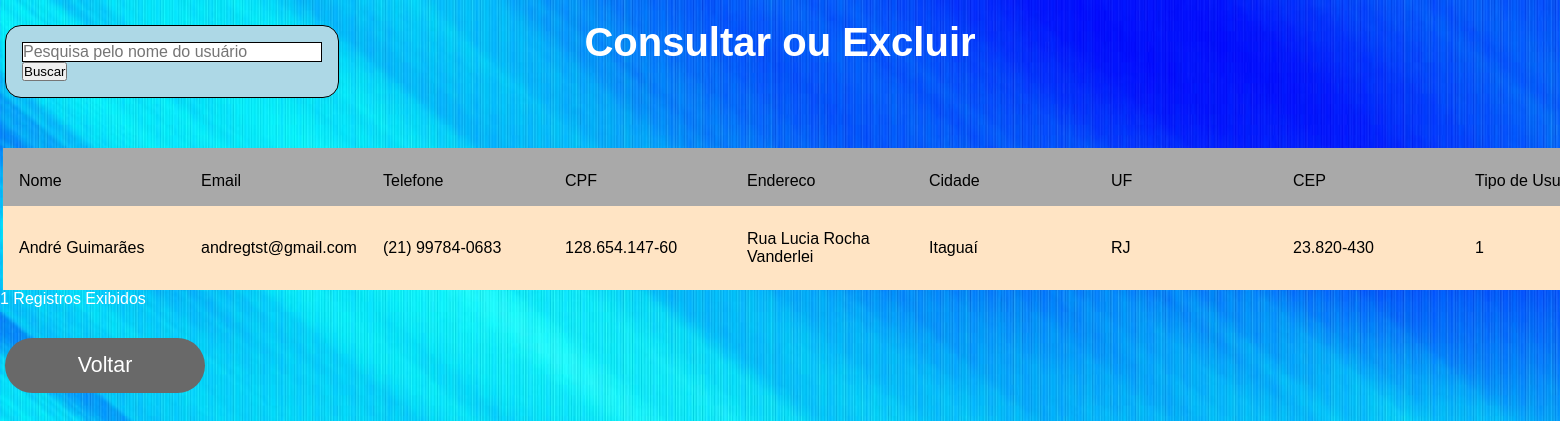
Page /usuario/pesquisarUsuario.php (signed in) on the committed database.
### tables this page shows
CREATE TABLE `usuarios` (
  `idUsuario` int(11) NOT NULL AUTO_INCREMENT,
  `email` varchar(100) DEFAULT NULL,
  `senha` varchar(100) DEFAULT NULL,
  `nome` varchar(100) DEFAULT NULL,
  `telefone` varchar(30) DEFAULT NULL,
  `cpf` varchar(14) DEFAULT NULL,
  `endereco` varchar(100) DEFAULT NULL,
  `cidade` varchar(30) DEFAULT NULL,
  `uf` varchar(2) DEFAULT NULL,
  `cep` varchar(14) DEFAULT NULL,
  `adm` int(1) DEFAULT NULL,
  PRIMARY KEY (`idUsuario`)
);

### usuario/pesquisarUsuario.php (the view, shortened to what this page needs)
<?php
    if(isset($_SESSION["usuario"]) && is_array($_SESSION["usuario"])){
        $nome = $_SESSION["usuario"][0];
    }else{
        echo "<script>window.location = '../index.php'</script>";
    }
?>
<link rel="stylesheet" href="../estilos.css">
<h2 id="consulta">Consultar ou Excluir</h2>
<form method="post" id="botao-pesquisa" action="pesquisarUsuario.php">
     <input type="search" name="busca" placeholder="Pesquisa pelo nome do usuário" autofocus="true"/>
    <button type="submit">Buscar</button>
</form>
<?php
include_once "../conexao.php";
   try{
  $consulta = $conectar->query("SELECT idUsuario, nome, email, telefone, cpf, endereco, cidade, uf, cep, adm FROM usuarios WHERE nome like '$nome%'");
echo "<table id=tituloEditar><tr><td>Nome</td><td>Email</td><td>Telefone</td><td>CPF</td><td>Endereco</td><td>Cidade</td><td>UF</td><td>CEP</td><td>Tipo de Usuário</td><td>Ações</td></tr> </table>";
    while($linha = $consulta->fetch(PDO::FETCH_ASSOC)) {
         echo "<table id=corpoEditar><tr><td>$linha[nome]</td><td>$linha[email]</td><td>$linha[telefone]</td><td>$linha[cpf]</td><td>$linha[endereco]</td><td>$linha[cidade]</td><td>$linha[uf]</td><td>$linha[cep]</td><td>$linha[adm]</td><td><button id=botaoExcluir><a href='excluirUsuario.php?idUsuario=$linha[idUsuario]'>Excluir</a></button></td></tr>";
    }
    echo "</table>";
    echo $consulta->rowCount() . " Registros Exibidos" . "<br>";
}catch(PDOException $e){
    echo $e->getMessage();
}
?>
 <button class="threed" id="botaoVoltarPesquisa"><a href="../telaInicial.php">Voltar</a> </button>

### estilos.css (style rules this page uses)
* { margin: 0px; padding: 0px; }
h2 { text-align: center; margin-top: -20px; font-size: 40px; }
a { color: white; text-decoration: none; text-align: center; display: block; }
form#botao-pesquisa { margin-top: 100px; display: inline-block; padding: 20px; margin-bottom: 20px; margin-left: 5px; width: 500px; background-color: #ADD8E6; padding: 1em; border: 1px solid #CCC; border-radius: 1em; overflow: hidden; border-color: #000; font-family: sans-serif; cursor: pointer; }
input, select { font: 1em sans-serif; width: 300px; -moz-box-sizing: border-box; box-sizing: border-box; border: 1px solid #999; }
input { border-color: #000; }
table { border-collapse: separate; border-spacing: 0 8px; margin-top: -8px; background-color: white; }
td { border: 1px solid black; border-left-width: 0; min-width: 150px; height: 18px; border: none; max-width: 150px; overflow: hidden; padding-left: 40px; padding: 1em; }
button#botaoVoltarPesquisa { display: block; height: 55px; width: 200px; margin: 10px; border-radius: 30px; border: none; font-size: 16pt; padding: 10px 20px; background-color: #696969; color: white; outline: none; margin-left: 5px; margin-top: 30px; float: left; cursor: pointer; }
h2#consulta { margin-top: 20px; }
form#botao-pesquisa { margin-top: -40px; display: inline-block; padding: 20px; margin-bottom: 20px; margin-left: 5px; width: 300px; background-color: #ADD8E6; padding: 1em; border: 1px solid #CCC; border-radius: 1em; overflow: hidden; border-color: #000; font-family: sans-serif; cursor: pointer; }
table#tituloEditar { background-color: #A9A9A9; font-family: sans-serif; margin-left: 3px; color: black; margin-top: 30px; }
table#corpoEditar { border: none; background-color: #ADD8E6; font-family: sans-serif; margin-left: 3px; color: black; }
table#corpoEditar:nth-child(even) { background-color: #FFE4C4; }

### rows in the picture
usuarios: nome "André Guimarães", email "andregtst@gmail.com", telefone "(21) 99784-0683", cpf "128.654.147-60", endereco "Rua Lucia Rocha Vanderlei", cidade "Itaguaí", uf "RJ", cep "23.820-430", adm "1"

### other values in the picture
$consulta->rowCount() "1"
